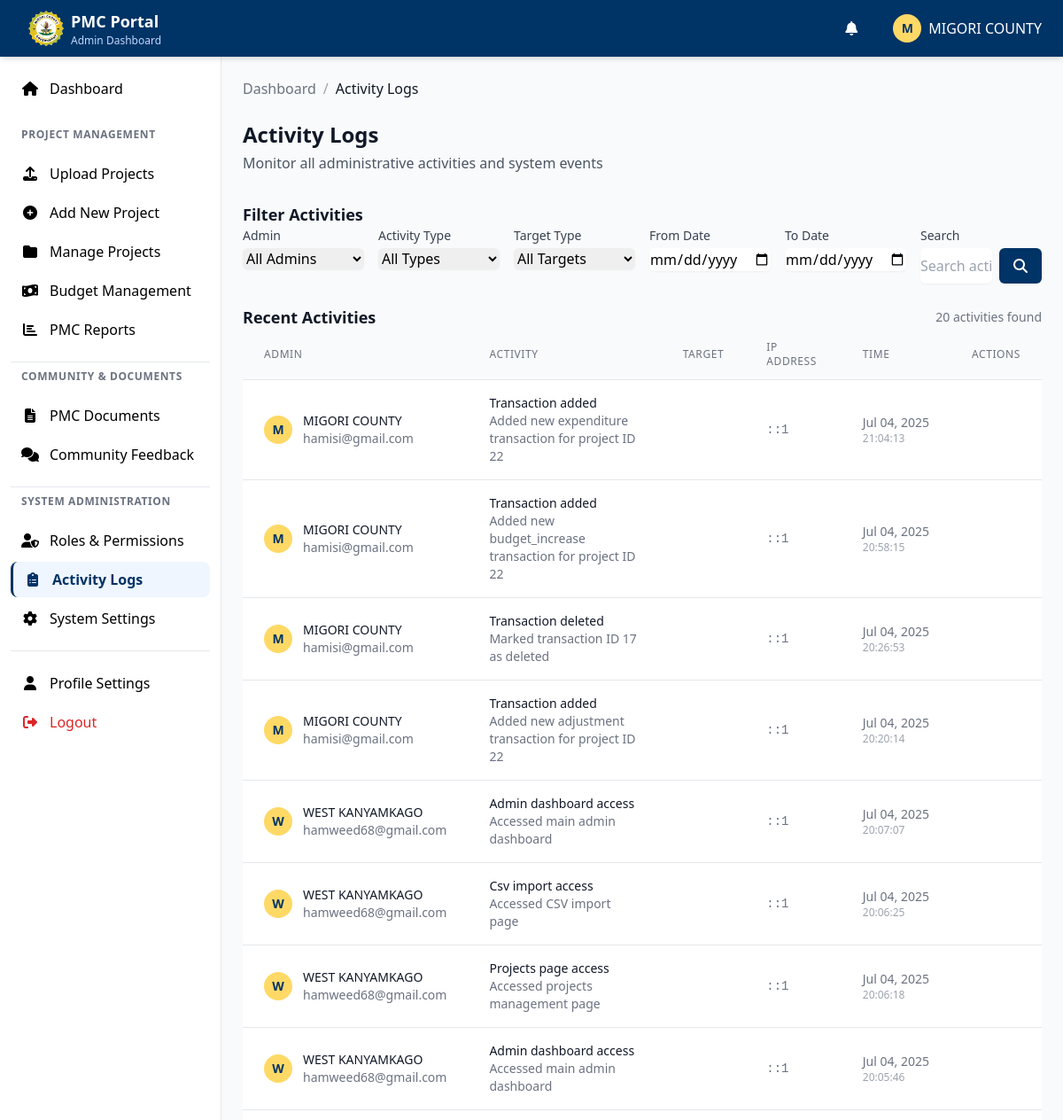
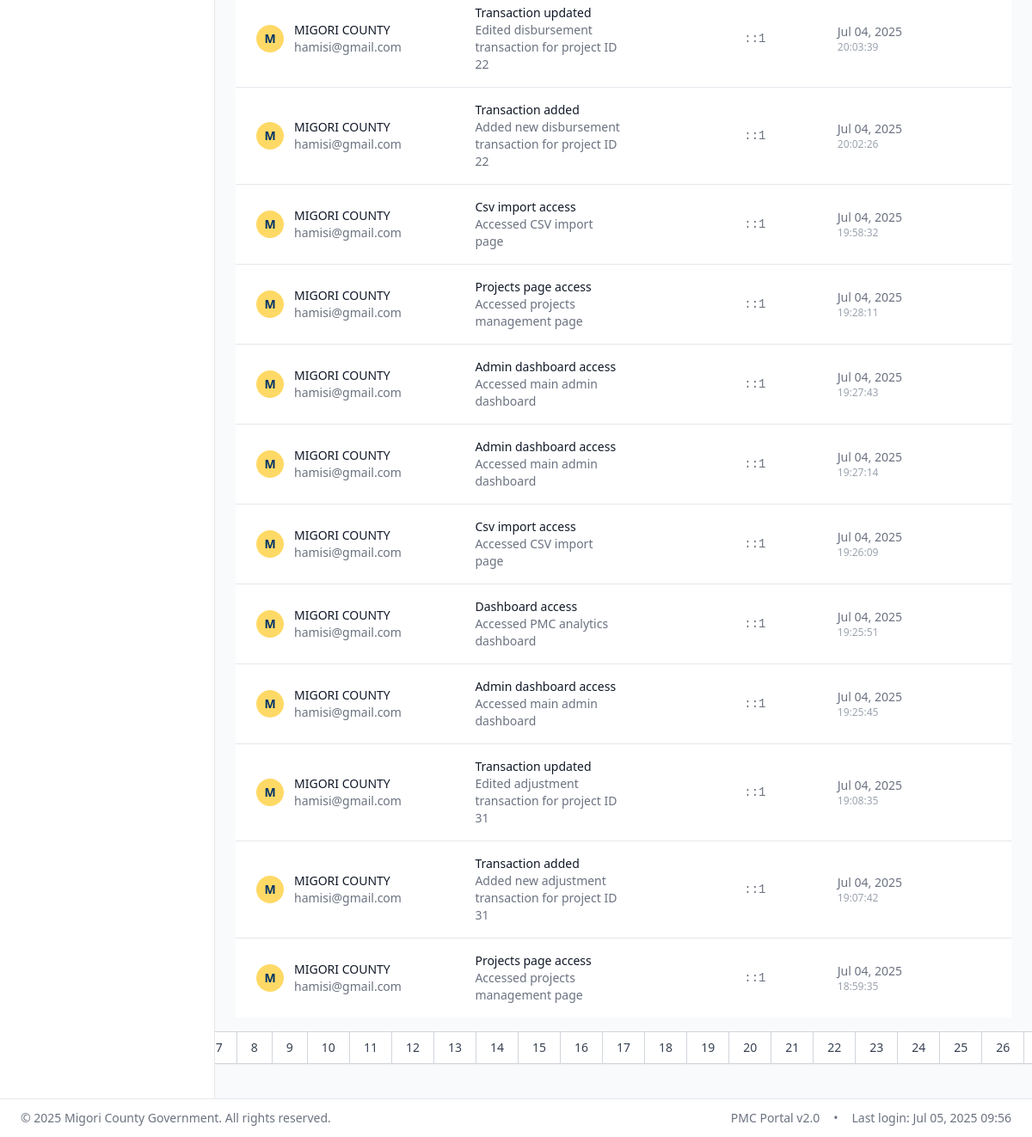
Page /admin/activityLogs.php (signed in) on the committed database (2 pictures, top to bottom).
### tables this page shows
CREATE TABLE `admin_activity_log` (
  `id` int(11) NOT NULL,
  `admin_id` int(11) NOT NULL,
  `activity_type` varchar(50) NOT NULL,
  `activity_description` text NOT NULL,
  `target_type` varchar(50) DEFAULT NULL,
  `target_id` int(11) DEFAULT NULL,
  `ip_address` varchar(45) DEFAULT NULL,
  `user_agent` text DEFAULT NULL,
  `additional_data` longtext DEFAULT NULL CHECK (json_valid(`additional_data`)),
  `created_at` timestamp NOT NULL DEFAULT current_timestamp()
);

### includes/functions.php (called while the page is built, shortened)
<?php
if (!function_exists('verify_csrf_token')) {
function format_date($date) {
    return date('M d, Y', strtotime($date));
}
}
?>

### admin/activityLogs.php (the view, shortened to what this page needs)
<?php
require_once '../includes/functions.php';
require_once '../includes/rbac.php';
$limit = 20;
$page = isset($_GET['page']) ? (int)$_GET['page'] : 1;
$start = ($page - 1) * $limit;
$filters = [
    'admin_id' => $_GET['admin_id'] ?? '',
    'activity_type' => $_GET['activity_type'] ?? '',
    'target_type' => $_GET['target_type'] ?? '',
    'date_from' => $_GET['date_from'] ?? '',
    'date_to' => $_GET['date_to'] ?? '',
    'search' => $_GET['search'] ?? ''
];
$query = "SELECT al.*, a.name as admin_name, a.email as admin_email
          FROM admin_activity_log al
          LEFT JOIN admins a ON al.admin_id = a.id
          WHERE 1=1";
$params = [];
$count_query = $query;
$count_stmt = $pdo->prepare($count_query);
$count_stmt->execute($params);
$total = $count_stmt->rowCount();
$pages = ceil($total / $limit);
$query .= " ORDER BY al.created_at DESC LIMIT ?, ?";
$params[] = $start;
$params[] = $limit;
try {
    $stmt = $pdo->prepare($query);
    $stmt->execute($params);
    $activities = $stmt->fetchAll();
} catch (Exception $e) {
    error_log("Activity logs error: " . $e->getMessage());
    $activities = [];
    $admins = [];
    $activity_types = [];
    $target_types = [];
}
include 'includes/adminHeader.php';
?>
<div class="mb-6">
    <nav class="flex" aria-label="Breadcrumb">
        <ol class="flex items-center space-x-2">
            <li><a href="index.php" class="text-gray-500 hover:text-gray-700">Dashboard</a></li>
            <li><span class="text-gray-400">/</span></li>
            <li><span class="text-gray-900">Activity Logs</span></li>
        </ol>
    </nav>
</div>
<div class="mb-8">
    <h1 class="text-2xl font-bold text-gray-900">Activity Logs</h1>
    <p class="text-gray-600 mt-1">Monitor all administrative activities and system events</p>
</div>
<div class="pmc-card mb-6">
    <div class="pmc-card-header">
        <h3 class="text-lg font-semibold text-gray-900">Filter Activities</h3>
    </div>
    <div class="pmc-card-content">
        <form method="GET" class="grid grid-cols-1 md:grid-cols-3 lg:grid-cols-6 gap-4">
            <div>
                <label class="block text-sm font-medium text-gray-700 mb-1">Admin</label>
                <select name="admin_id" class="w-full rounded-md border-gray-300 shadow-sm focus:border-pmc-navy focus:ring-pmc-navy">
                    <option value="">All Admins</option>
                </select>
            </div>
            <div>
                <label class="block text-sm font-medium text-gray-700 mb-1">Activity Type</label>
                <select name="activity_type" class="w-full rounded-md border-gray-300 shadow-sm focus:border-pmc-navy focus:ring-pmc-navy">
                    <option value="">All Types</option>
                </select>
            </div>
            <div>
                <label class="block text-sm font-medium text-gray-700 mb-1">Target Type</label>
                <select name="target_type" class="w-full rounded-md border-gray-300 shadow-sm focus:border-pmc-navy focus:ring-pmc-navy">
                    <option value="">All Targets</option>
                </select>
            </div>
            <div>
                <label class="block text-sm font-medium text-gray-700 mb-1">From Date</label>
                <input type="date" name="date_from" value="<?php echo htmlspecialchars($filters['date_from']); ?>"
                       class="w-full rounded-md border-gray-300 shadow-sm focus:border-pmc-navy focus:ring-pmc-navy">
            </div>
            <div>
                <label class="block text-sm font-medium text-gray-700 mb-1">To Date</label>
                <input type="date" name="date_to" value="<?php echo htmlspecialchars($filters['date_to']); ?>"
                       class="w-full rounded-md border-gray-300 shadow-sm focus:border-pmc-navy focus:ring-pmc-navy">
            </div>
            <div>
                <label class="block text-sm font-medium text-gray-700 mb-1">Search</label>
                <div class="flex space-x-2">
                    <input type="text" name="search" value="<?php echo htmlspecialchars($filters['search']); ?>"
                           placeholder="Search activities..."
                           class="w-full rounded-md border-gray-300 shadow-sm focus:border-pmc-navy focus:ring-pmc-navy">
                    <button type="submit" class="bg-pmc-navy text-white px-4 py-2 rounded-md hover:bg-blue-700 transition-colors">
                        <i class="fas fa-search"></i>
                    </button>
                </div>
            </div>
        </form>
    </div>
</div>
<div class="pmc-card">
    <div class="pmc-card-header">
        <div class="flex items-center justify-between">
            <h3 class="text-lg font-semibold text-gray-900">Recent Activities</h3>
            <span class="text-sm text-gray-500"><?php echo count($activities); ?> activities found</span>
        </div>
    </div>
    <div class="overflow-x-auto">
        <table class="min-w-full divide-y divide-gray-200">
            <thead class="bg-gray-50">
                <tr>
                    <th class="px-6 py-3 text-left text-xs font-medium text-gray-500 uppercase tracking-wider">Admin</th>
                    <th class="px-6 py-3 text-left text-xs font-medium text-gray-500 uppercase tracking-wider">Activity</th>
                    <th class="px-6 py-3 text-left text-xs font-medium text-gray-500 uppercase tracking-wider">Target</th>
                    <th class="px-6 py-3 text-left text-xs font-medium text-gray-500 uppercase tracking-wider">IP Address</th>
                    <th class="px-6 py-3 text-left text-xs font-medium text-gray-500 uppercase tracking-wider">Time</th>
                    <th class="px-6 py-3 text-left text-xs font-medium text-gray-500 uppercase tracking-wider">Actions</th>
                </tr>
            </thead>
            <tbody class="bg-white divide-y divide-gray-200">
                <?php foreach ($activities as $activity): ?>
                    <tr class="hover:bg-gray-50">
                        <td class="px-6 py-4 whitespace-nowrap">
                            <div class="flex items-center">
                                <div class="w-8 h-8 bg-pmc-gold rounded-full flex items-center justify-center mr-3">
                                    <span class="text-pmc-navy font-bold text-sm">
                                        <?php echo strtoupper(substr($activity['admin_name'] ?? 'S', 0, 1)); ?>
                                    </span>
                                </div>
                                <div>
                                    <div class="text-sm font-medium text-gray-900">
                                        <?php echo htmlspecialchars($activity['admin_name'] ?? 'System'); ?>
                                    </div>
                                    <div class="text-sm text-gray-500">
                                        <?php echo htmlspecialchars($activity['admin_email'] ?? ''); ?>
                                    </div>
                                </div>
                            </div>
                        </td>
                        <td class="px-6 py-4">
                            <div class="text-sm font-medium text-gray-900">
                                <?php echo ucfirst(str_replace('_', ' ', $activity['activity_type'])); ?>
                            </div>
                            <div class="text-sm text-gray-500">
                                <?php echo htmlspecialchars($activity['activity_description']); ?>
                            </div>
                        </td>
                        <td class="px-6 py-4 whitespace-nowrap text-sm text-gray-500">
                        </td>
                        <td class="px-6 py-4 whitespace-nowrap text-sm text-gray-500 font-mono">
                            <?php echo htmlspecialchars($activity['ip_address']); ?>
                        </td>
                        <td class="px-6 py-4 whitespace-nowrap text-sm text-gray-500">
                            <div title="<?php echo $activity['created_at']; ?>">
                                <?php echo format_date($activity['created_at']); ?>
                            </div>
                            <div class="text-xs text-gray-400">
                                <?php echo date('H:i:s', strtotime($activity['created_at'])); ?>
                            </div>
                        </td>
                        <td class="px-6 py-4 whitespace-nowrap text-sm text-gray-500">
                        </td>
                    </tr>
                <?php endforeach; ?>
            </tbody>
        </table>
    </div>
    <div class="pmc-card-footer flex justify-center items-center p-4">
        <?php if ($pages > 1): ?>
            <nav class="relative z-0 inline-flex rounded-md shadow-sm -space-x-px" aria-label="Pagination">
                <?php for ($i = 1; $i <= $pages; $i++): ?>
                    <a href="?<?php echo http_build_query(array_merge($_GET, ['page' => $i])); ?>"
                       class="<?php echo ($page == $i) ? 'bg-pmc-navy text-white' : 'bg-white text-gray-700 hover:bg-gray-50'; ?> relative inline-flex items-center px-4 py-2 border border-gray-300 text-sm font-medium">
                        <?php echo $i; ?>
                    </a>
                <?php endfor; ?>
            </nav>
        <?php endif; ?>
    </div>
</div>
<?php include 'includes/adminFooter.php'; ?>

### admin/includes/adminHeader.php (style rules this page uses)
body { display: flex; flex-direction: column; min-height: 100vh; }

### rows in the picture
admin_activity_log: admin.name "M", admin.name "MIGORI COUNTY", admin.email "hamisi@gmail.com", activity_type "Transaction added", activity_description "Added new expenditure transaction for project ID 22", ip_address "::1", created_at "Jul 04, 2025", created_at "21:04:13"
admin_activity_log: admin.name "M", admin.name "MIGORI COUNTY", admin.email "hamisi@gmail.com", activity_type "Transaction added", activity_description "Added new budget_increase transaction for project ID 22", ip_address "::1", created_at "Jul 04, 2025", created_at "20:58:15"
admin_activity_log: admin.name "M", admin.name "MIGORI COUNTY", admin.email "hamisi@gmail.com", activity_type "Transaction deleted", activity_description "Marked transaction ID 17 as deleted", ip_address "::1", created_at "Jul 04, 2025", created_at "20:26:53"
admin_activity_log: admin.name "M", admin.name "MIGORI COUNTY", admin.email "hamisi@gmail.com", activity_type "Transaction added", activity_description "Added new adjustment transaction for project ID 22", ip_address "::1", created_at "Jul 04, 2025", created_at "20:20:14"
admin_activity_log: admin.name "W", admin.name "WEST KANYAMKAGO", admin.email "hamweed68@gmail.com", activity_type "Admin dashboard access", activity_description "Accessed main admin dashboard", ip_address "::1", created_at "Jul 04, 2025", created_at "20:07:07"
admin_activity_log: admin.name "W", admin.name "WEST KANYAMKAGO", admin.email "hamweed68@gmail.com", activity_type "Csv import access", activity_description "Accessed CSV import page", ip_address "::1", created_at "Jul 04, 2025", created_at "20:06:25"
admin_activity_log: admin.name "W", admin.name "WEST KANYAMKAGO", admin.email "hamweed68@gmail.com", activity_type "Projects page access", activity_description "Accessed projects management page", ip_address "::1", created_at "Jul 04, 2025", created_at "20:06:18"
admin_activity_log: admin.name "W", admin.name "WEST KANYAMKAGO", admin.email "hamweed68@gmail.com", activity_type "Admin dashboard access", activity_description "Accessed main admin dashboard", ip_address "::1", created_at "Jul 04, 2025", created_at "20:05:46"
admin_activity_log: admin.name "M", admin.name "MIGORI COUNTY", admin.email "hamisi@gmail.com", activity_type "Transaction updated", activity_description "Edited disbursement transaction for project ID 22", ip_address "::1", created_at "Jul 04, 2025", created_at "20:03:39"
admin_activity_log: admin.name "M", admin.name "MIGORI COUNTY", admin.email "hamisi@gmail.com", activity_type "Transaction added", activity_description "Added new disbursement transaction for project ID 22", ip_address "::1", created_at "Jul 04, 2025", created_at "20:02:26"
admin_activity_log: admin.name "M", admin.name "MIGORI COUNTY", admin.email "hamisi@gmail.com", activity_type "Csv import access", activity_description "Accessed CSV import page", ip_address "::1", created_at "Jul 04, 2025", created_at "19:58:32"
admin_activity_log: admin.name "M", admin.name "MIGORI COUNTY", admin.email "hamisi@gmail.com", activity_type "Projects page access", activity_description "Accessed projects management page", ip_address "::1", created_at "Jul 04, 2025", created_at "19:28:11"
admin_activity_log: admin.name "M", admin.name "MIGORI COUNTY", admin.email "hamisi@gmail.com", activity_type "Admin dashboard access", activity_description "Accessed main admin dashboard", ip_address "::1", created_at "Jul 04, 2025", created_at "19:27:43"
admin_activity_log: admin.name "M", admin.name "MIGORI COUNTY", admin.email "hamisi@gmail.com", activity_type "Admin dashboard access", activity_description "Accessed main admin dashboard", ip_address "::1", created_at "Jul 04, 2025", created_at "19:27:14"
admin_activity_log: admin.name "M", admin.name "MIGORI COUNTY", admin.email "hamisi@gmail.com", activity_type "Csv import access", activity_description "Accessed CSV import page", ip_address "::1", created_at "Jul 04, 2025", created_at "19:26:09"
admin_activity_log: admin.name "M", admin.name "MIGORI COUNTY", admin.email "hamisi@gmail.com", activity_type "Dashboard access", activity_description "Accessed PMC analytics dashboard", ip_address "::1", created_at "Jul 04, 2025", created_at "19:25:51"
admin_activity_log: admin.name "M", admin.name "MIGORI COUNTY", admin.email "hamisi@gmail.com", activity_type "Admin dashboard access", activity_description "Accessed main admin dashboard", ip_address "::1", created_at "Jul 04, 2025", created_at "19:25:45"
admin_activity_log: admin.name "M", admin.name "MIGORI COUNTY", admin.email "hamisi@gmail.com", activity_type "Transaction updated", activity_description "Edited adjustment transaction for project ID 31", ip_address "::1", created_at "Jul 04, 2025", created_at "19:08:35"
admin_activity_log: admin.name "M", admin.name "MIGORI COUNTY", admin.email "hamisi@gmail.com", activity_type "Transaction added", activity_description "Added new adjustment transaction for project ID 31", ip_address "::1", created_at "Jul 04, 2025", created_at "19:07:42"
admin_activity_log: admin.name "M", admin.name "MIGORI COUNTY", admin.email "hamisi@gmail.com", activity_type "Projects page access", activity_description "Accessed projects management page", ip_address "::1", created_at "Jul 04, 2025", created_at "18:59:35"

### other values in the picture
substr($current_admin['name'], 0, 1) "M"
$current_admin['name'] "MIGORI COUNTY"
count($activities) "20"
